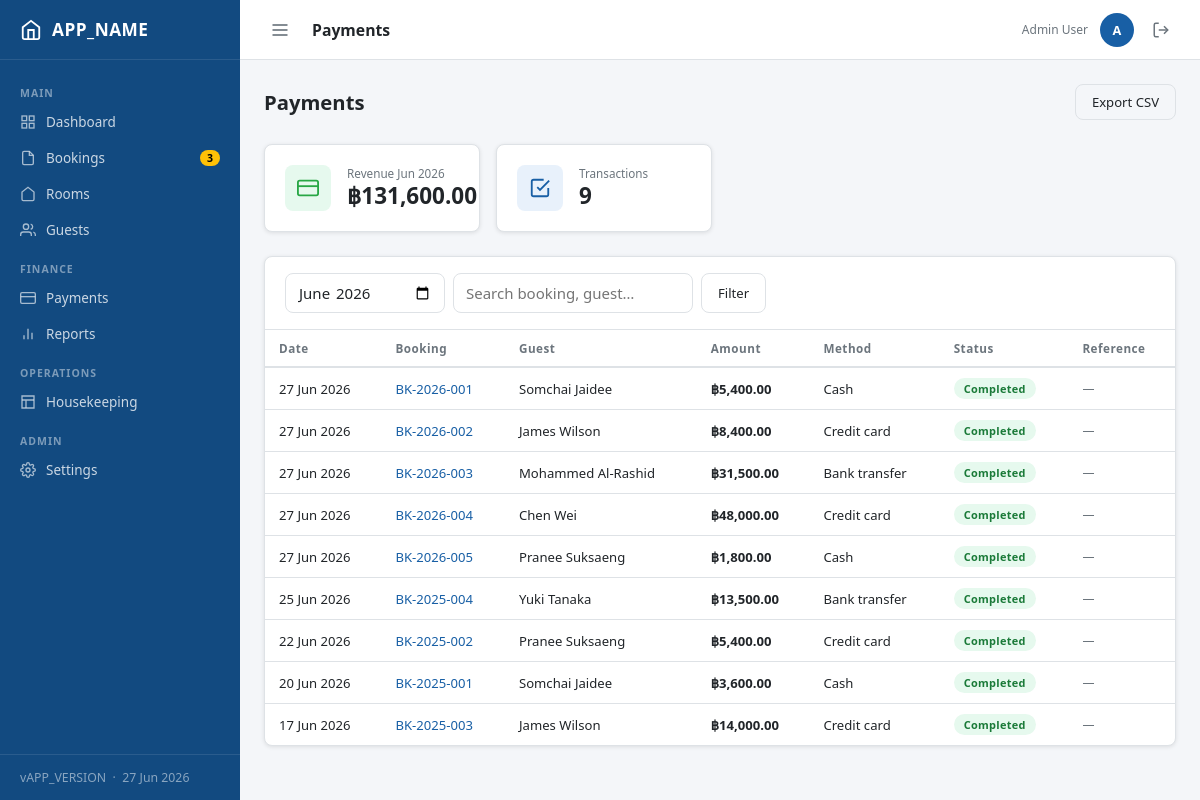
The page /modules/payments/index.php (signed in) on the database its author committed.
### tables this page shows
CREATE TABLE payments (
    id              INT UNSIGNED AUTO_INCREMENT PRIMARY KEY,
    booking_id      INT UNSIGNED NOT NULL,
    amount          DECIMAL(10,2) NOT NULL,
    method          ENUM('cash','credit_card','debit_card','bank_transfer','online') NOT NULL DEFAULT 'cash',
    status          ENUM('pending','completed','refunded','failed') NOT NULL DEFAULT 'pending',
    reference       VARCHAR(100) NULL,
    notes           TEXT NULL,
    paid_at         DATETIME NULL,
    created_by      INT UNSIGNED NULL,
    created_at      DATETIME NOT NULL DEFAULT CURRENT_TIMESTAMP,
    CONSTRAINT fk_payments_booking FOREIGN KEY (booking_id)  REFERENCES bookings(id) ON DELETE CASCADE,
    CONSTRAINT fk_payments_user    FOREIGN KEY (created_by)  REFERENCES users(id) ON DELETE SET NULL
);

CREATE TABLE bookings (
    id              INT UNSIGNED AUTO_INCREMENT PRIMARY KEY,
    booking_ref     VARCHAR(12) NOT NULL UNIQUE,
    guest_id        INT UNSIGNED NOT NULL,
    room_id         INT UNSIGNED NOT NULL,
    check_in        DATE NOT NULL,
    check_out       DATE NOT NULL,
    adults          TINYINT UNSIGNED NOT NULL DEFAULT 1,
    children        TINYINT UNSIGNED NOT NULL DEFAULT 0,
    status          ENUM('pending','confirmed','checked_in','checked_out','cancelled','no_show') NOT NULL DEFAULT 'pending',
    room_rate       DECIMAL(10,2) NOT NULL,
    total_amount    DECIMAL(10,2) NOT NULL DEFAULT 0.00,
    special_requests TEXT NULL,
    source          ENUM('walk_in','phone','online','agent') NOT NULL DEFAULT 'walk_in',
    created_by      INT UNSIGNED NULL,
    cancelled_at    DATETIME NULL,
    cancel_reason   TEXT NULL,
    created_at      DATETIME NOT NULL DEFAULT CURRENT_TIMESTAMP,
    updated_at      DATETIME NOT NULL DEFAULT CURRENT_TIMESTAMP ON UPDATE CURRENT_TIMESTAMP,
    CONSTRAINT fk_bookings_guest   FOREIGN KEY (guest_id)    REFERENCES guests(id),
    CONSTRAINT fk_bookings_room    FOREIGN KEY (room_id)     REFERENCES rooms(id),
    CONSTRAINT fk_bookings_user    FOREIGN KEY (created_by)  REFERENCES users(id) ON DELETE SET NULL,
    INDEX idx_check_in  (check_in),
    INDEX idx_check_out (check_out),
    INDEX idx_status    (status)
);

CREATE TABLE guests (
    id           INT UNSIGNED AUTO_INCREMENT PRIMARY KEY,
    first_name   VARCHAR(80) NOT NULL,
    last_name    VARCHAR(80) NOT NULL,
    email        VARCHAR(150) NULL,
    phone        VARCHAR(30) NULL,
    id_type      ENUM('passport','national_id','driver_license','other') NOT NULL DEFAULT 'national_id',
    id_number    VARCHAR(50) NULL,
    nationality  VARCHAR(60) NULL,
    address      TEXT NULL,
    notes        TEXT NULL,
    created_at   DATETIME NOT NULL DEFAULT CURRENT_TIMESTAMP,
    updated_at   DATETIME NOT NULL DEFAULT CURRENT_TIMESTAMP ON UPDATE CURRENT_TIMESTAMP,
    INDEX idx_email (email),
    INDEX idx_name  (last_name, first_name)
);

### core/Database.php (called while the page is built, shortened)
<?php
class Database {
    private static ?PDO $instance = null;
    public static function getInstance(): PDO {
        if (self::$instance === null) {
            $dsn = sprintf('mysql:host=%s;dbname=%s;charset=%s', DB_HOST, DB_NAME, DB_CHARSET);
            self::$instance = new PDO($dsn, DB_USER, DB_PASS, [
                PDO::ATTR_ERRMODE            => PDO::ERRMODE_EXCEPTION,
                PDO::ATTR_DEFAULT_FETCH_MODE => PDO::FETCH_ASSOC,
                PDO::ATTR_EMULATE_PREPARES   => false,
            ]);
        }
        return self::$instance;
    }
    public static function query(string $sql, array $params = []): array {
        $stmt = self::getInstance()->prepare($sql);
        $stmt->execute($params);
        return $stmt->fetchAll();
    }
    public static function queryOne(string $sql, array $params = []): ?array {
        $rows = self::query($sql, $params);
        return $rows[0] ?? null;
    }
}

### modules/payments/index.php (the view, shortened to what this page needs)
<?php
require_once __DIR__ . '/../../includes/header.php';
$page    = max(1, (int)($_GET['page'] ?? 1));
$perPage = 25;
$offset  = ($page - 1) * $perPage;
$search  = trim($_GET['q'] ?? '');
$month   = $_GET['month'] ?? date('Y-m');
$where  = "YEAR(p.paid_at)=? AND MONTH(p.paid_at)=?";
$params = [substr($month,0,4), substr($month,5,2)];
$total = Database::queryOne("
    SELECT COUNT(*) c FROM payments p
    JOIN bookings b ON b.id=p.booking_id JOIN guests g ON g.id=b.guest_id
    WHERE {$where}", $params)['c'] ?? 0;
$payments = Database::query("
    SELECT p.*, b.booking_ref, g.first_name, g.last_name
    FROM payments p JOIN bookings b ON b.id=p.booking_id JOIN guests g ON g.id=b.guest_id
    WHERE {$where} ORDER BY p.paid_at DESC LIMIT {$perPage} OFFSET {$offset}",
    array_merge($params, []));
$monthTotal = Database::queryOne("
    SELECT COALESCE(SUM(p.amount),0) t FROM payments p
    JOIN bookings b ON b.id=p.booking_id JOIN guests g ON g.id=b.guest_id
    WHERE {$where} AND p.status='completed'", $params)['t'] ?? 0;
?>
<div class="page-header">
  <h1>Payments</h1>
  <a href="?month=<?= e($month) ?>&q=<?= urlencode($search) ?>&export=1" class="btn btn-ghost">Export CSV</a>
</div>
<div class="stat-grid mb-24">
  <div class="stat-card">
    <div class="stat-icon green"><svg width="22" height="22" viewBox="0 0 24 24" fill="none" stroke="currentColor" stroke-width="2"><rect x="1" y="4" width="22" height="16" rx="2"/><line x1="1" y1="10" x2="23" y2="10"/></svg></div>
    <div><div class="stat-label">Revenue <?= date('M Y', strtotime($month.'-01')) ?></div><div class="stat-value"><?= formatMoney((float)$monthTotal) ?></div></div>
  </div>
  <div class="stat-card">
    <div class="stat-icon blue"><svg width="22" height="22" viewBox="0 0 24 24" fill="none" stroke="currentColor" stroke-width="2"><polyline points="9 11 12 14 22 4"/><path d="M21 12v7a2 2 0 0 1-2 2H5a2 2 0 0 1-2-2V5a2 2 0 0 1 2-2h11"/></svg></div>
    <div><div class="stat-label">Transactions</div><div class="stat-value"><?= $total ?></div></div>
  </div>
</div>
<div class="card">
  <div class="card-header">
    <form method="get" class="d-flex gap-8" style="flex:1;flex-wrap:wrap">
      <input type="month" name="month" value="<?= e($month) ?>" class="form-control" style="width:160px">
      <input type="text" name="q" value="<?= e($search) ?>" class="form-control" style="max-width:240px" placeholder="Search booking, guest…">
      <button type="submit" class="btn btn-ghost">Filter</button>
    </form>
  </div>
  <div class="table-wrap">
    <table>
      <thead><tr><th>Date</th><th>Booking</th><th>Guest</th><th>Amount</th><th>Method</th><th>Status</th><th>Reference</th></tr></thead>
      <tbody>
      <?php if (empty($payments)): ?>
        <tr><td colspan="7" class="text-center text-muted" style="padding:30px">No payments found</td></tr>
      <?php else: ?>
        <?php foreach ($payments as $p): ?>
          <tr>
            <td><?= formatDate($p['paid_at']??'') ?></td>
            <td><a href="<?= BASE_URL ?>/modules/bookings/view.php?id=<?= $p['booking_id'] ?>"><?= e($p['booking_ref']) ?></a></td>
            <td><?= e($p['first_name'].' '.$p['last_name']) ?></td>
            <td class="fw-600"><?= formatMoney((float)$p['amount']) ?></td>
            <td><?= ucfirst(str_replace('_',' ',$p['method'])) ?></td>
            <td><?= statusBadge($p['status']) ?></td>
            <td class="text-sm text-muted"><?= e($p['reference']??'—') ?></td>
          </tr>
        <?php endforeach; ?>
      <?php endif; ?>
      </tbody>
    </table>
  </div>
</div>
<?php include __DIR__ . '/../../includes/footer.php'; ?>

### core/helpers.php (shortened to what this page needs)
<?php
function e(mixed $val): string {
    return htmlspecialchars((string)$val, ENT_QUOTES | ENT_SUBSTITUTE, 'UTF-8');
}
function formatMoney(float $amount, string $symbol = '฿'): string {
    return $symbol . number_format($amount, 2);
}
function formatDate(string $date, string $format = 'd M Y'): string {
    return $date ? date($format, strtotime($date)) : '-';
}
function statusBadge(string $status): string {
    $map = [
        'pending'      => 'warning',
        'confirmed'    => 'info',
        'checked_in'   => 'success',
        'checked_out'  => 'secondary',
        'cancelled'    => 'danger',
        'no_show'      => 'dark',
        'available'    => 'success',
        'occupied'     => 'primary',
        'cleaning'     => 'warning',
        'maintenance'  => 'danger',
        'out_of_order' => 'dark',
        'completed'    => 'success',
        'refunded'     => 'secondary',
        'failed'       => 'danger',
        'in_progress'  => 'info',
        'done'         => 'success',
        'skipped'      => 'secondary',
    ];
    $color = $map[$status] ?? 'secondary';
    $label = ucwords(str_replace('_', ' ', $status));
    return "<span class=\"badge badge-{$color}\">{$label}</span>";
}

### assets/css/app.css (style rules this page uses)
:root { --primary: #185FA5; --primary-dark: #124a80; --primary-light: #e8f1fb; --success: #28a745; --warning: #ffc107; --danger: #dc3545; --info: #17a2b8; --secondary: #6c757d; --dark: #343a40; --bg: #f4f6f9; --surface: #ffffff; --border: #dee2e6; --text: #212529; --text-muted: #6c757d; --sidebar-w: 240px; --header-h: 60px; --radius: 8px; --shadow: 0 1px 4px rgba(0,0,0,.10); --shadow-md: 0 4px 12px rgba(0,0,0,.12); }
*, *::before, *::after { box-sizing: border-box; margin: 0; padding: 0; }
html { font-size: 15px; }
body { font-family: 'Segoe UI', system-ui, sans-serif; background: var(--bg); color: var(--text); min-height: 100vh; }
a { color: var(--primary); text-decoration: none; }
button, input, select, textarea { font-family: inherit; font-size: inherit; }
.nav-item svg { flex-shrink: 0; opacity: .8; }
.card { background: var(--surface); border-radius: var(--radius); box-shadow: var(--shadow); border: 1px solid var(--border); }
.card-header { padding: 16px 20px; border-bottom: 1px solid var(--border); display: flex; align-items: center; gap: 10px; }
.stat-grid { display: grid; grid-template-columns: repeat(auto-fill, minmax(200px, 1fr)); gap: 16px; margin-bottom: 24px; }
.stat-card { background: var(--surface); border-radius: var(--radius); padding: 20px; box-shadow: var(--shadow); border: 1px solid var(--border); display: flex; align-items: flex-start; gap: 16px; }
.stat-icon { width: 46px; height: 46px; border-radius: var(--radius); display: flex; align-items: center; justify-content: center; flex-shrink: 0; }
.stat-icon.blue { background: var(--primary-light); color: var(--primary); }
.stat-icon.green { background: #e6f9ee; color: var(--success); }
.stat-label { font-size: .78rem; color: var(--text-muted); margin-bottom: 4px; }
.stat-value { font-size: 1.5rem; font-weight: 700; line-height: 1; }
.table-wrap { overflow-x: auto; }
table { width: 100%; border-collapse: collapse; font-size: .875rem; }
thead th { padding: 10px 14px; text-align: left; font-weight: 600; font-size: .78rem; letter-spacing: .5px; color: var(--text-muted); border-bottom: 2px solid var(--border); white-space: nowrap; }
tbody tr { border-bottom: 1px solid var(--border); transition: background .1s; }
tbody tr:last-child { border-bottom: none; }
td { padding: 10px 14px; vertical-align: middle; }
.badge { display: inline-block; padding: 3px 10px; border-radius: 20px; font-size: .73rem; font-weight: 600; letter-spacing: .3px; }
.badge-success { background: #e6f9ee; color: #1a7a38; }
.btn { display: inline-flex; align-items: center; gap: 6px; padding: 8px 16px; border-radius: var(--radius); font-size: .875rem; font-weight: 500; border: 1px solid transparent; cursor: pointer; transition: background .15s, border-color .15s, box-shadow .15s; white-space: nowrap; text-decoration: none; }
.btn-ghost { background: transparent; border-color: var(--border); color: var(--text); }
.form-control { display: block; width: 100%; padding: 8px 12px; border: 1px solid var(--border); border-radius: var(--radius); background: var(--surface); color: var(--text); transition: border-color .15s, box-shadow .15s; }
.page-header { display: flex; align-items: center; gap: 12px; margin-bottom: 24px; flex-wrap: wrap; }
.page-header h1 { font-size: 1.35rem; font-weight: 700; flex: 1; }
.text-muted { color: var(--text-muted) !important; }
.text-sm { font-size: .8rem; }
.fw-600 { font-weight: 600; }
.d-flex { display: flex; }
.gap-8 { gap: 8px; }
.mb-24 { margin-bottom: 24px; }

### rows shown on the page
payments: paid_at "27 Jun 2026", booking.booking_ref "BK-2026-001", guests.first_name+last_name "Somchai Jaidee", amount "฿5,400.00", method "Cash", status "Completed", reference "—"
payments: paid_at "27 Jun 2026", booking.booking_ref "BK-2026-002", guests.first_name+last_name "James Wilson", amount "฿8,400.00", method "Credit card", status "Completed", reference "—"
payments: paid_at "27 Jun 2026", booking.booking_ref "BK-2026-003", guests.first_name+last_name "Mohammed Al-Rashid", amount "฿31,500.00", method "Bank transfer", status "Completed", reference "—"
payments: paid_at "27 Jun 2026", booking.booking_ref "BK-2026-004", guests.first_name+last_name "Chen Wei", amount "฿48,000.00", method "Credit card", status "Completed", reference "—"
payments: paid_at "27 Jun 2026", booking.booking_ref "BK-2026-005", guests.first_name+last_name "Pranee Suksaeng", amount "฿1,800.00", method "Cash", status "Completed", reference "—"
payments: paid_at "25 Jun 2026", booking.booking_ref "BK-2025-004", guests.first_name+last_name "Yuki Tanaka", amount "฿13,500.00", method "Bank transfer", status "Completed", reference "—"
payments: paid_at "22 Jun 2026", booking.booking_ref "BK-2025-002", guests.first_name+last_name "Pranee Suksaeng", amount "฿5,400.00", method "Credit card", status "Completed", reference "—"
payments: paid_at "20 Jun 2026", booking.booking_ref "BK-2025-001", guests.first_name+last_name "Somchai Jaidee", amount "฿3,600.00", method "Cash", status "Completed", reference "—"
payments: paid_at "17 Jun 2026", booking.booking_ref "BK-2025-003", guests.first_name+last_name "James Wilson", amount "฿14,000.00", method "Credit card", status "Completed", reference "—"

### other values the page prints
APP_NAME "APP_NAME"
$label "Dashboard Bookings Rooms Guests Payments Reports Housekeeping Settings"
$badge "3"
APP_VERSION "APP_VERSION"
$pageTitle "Payments"
$user['name'] "Admin User"
substr($user['name'],0,1) "A"
date('M Y', strtotime($month.'-01')) "Jun 2026"
formatMoney((float)$monthTotal) "฿131,600.00"
$total "9"
